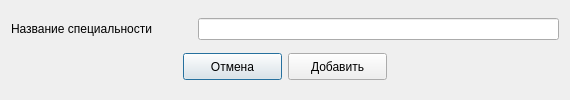
<?xml version="1.0" encoding="UTF-8"?>
<ui version="4.0">
 <class>AddSpec</class>
 <widget class="QDialog" name="AddSpec">
  <property name="geometry">
   <rect>
    <x>0</x>
    <y>0</y>
    <width>570</width>
    <height>100</height>
   </rect>
  </property>
  <property name="minimumSize">
   <size>
    <width>570</width>
    <height>100</height>
   </size>
  </property>
  <property name="maximumSize">
   <size>
    <width>570</width>
    <height>100</height>
   </size>
  </property>
  <property name="windowTitle">
   <string>Dialog</string>
  </property>
  <layout class="QVBoxLayout" name="verticalLayout">
   <item>
    <layout class="QHBoxLayout" name="horizontalLayout">
     <item>
      <widget class="QLabel" name="label">
       <property name="minimumSize">
        <size>
         <width>181</width>
         <height>17</height>
        </size>
       </property>
       <property name="maximumSize">
        <size>
         <width>181</width>
         <height>17</height>
        </size>
       </property>
       <property name="text">
        <string>Название специальности</string>
       </property>
      </widget>
     </item>
     <item>
      <widget class="QLineEdit" name="lineEdit"/>
     </item>
    </layout>
   </item>
   <item>
    <layout class="QHBoxLayout" name="horizontalLayout_2">
     <item>
      <spacer name="horizontalSpacer">
       <property name="orientation">
        <enum>Qt::Horizontal</enum>
       </property>
       <property name="sizeHint" stdset="0">
        <size>
         <width>40</width>
         <height>20</height>
        </size>
       </property>
      </spacer>
     </item>
     <item>
      <widget class="QPushButton" name="butCan">
       <property name="minimumSize">
        <size>
         <width>99</width>
         <height>27</height>
        </size>
       </property>
       <property name="maximumSize">
        <size>
         <width>99</width>
         <height>27</height>
        </size>
       </property>
       <property name="text">
        <string>Отмена</string>
       </property>
      </widget>
     </item>
     <item>
      <widget class="QPushButton" name="butAdd">
       <property name="minimumSize">
        <size>
         <width>99</width>
         <height>27</height>
        </size>
       </property>
       <property name="maximumSize">
        <size>
         <width>99</width>
         <height>27</height>
        </size>
       </property>
       <property name="text">
        <string>Добавить</string>
       </property>
      </widget>
     </item>
     <item>
      <spacer name="horizontalSpacer_2">
       <property name="orientation">
        <enum>Qt::Horizontal</enum>
       </property>
       <property name="sizeHint" stdset="0">
        <size>
         <width>40</width>
         <height>20</height>
        </size>
       </property>
      </spacer>
     </item>
    </layout>
   </item>
  </layout>
 </widget>
 <resources/>
 <connections/>
</ui>
